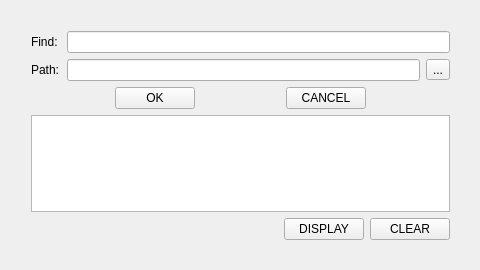
<?xml version="1.0" encoding="UTF-8"?>
<ui version="4.0">
 <class>MainParserWindow</class>
 <widget class="QMainWindow" name="MainParserWindow">
  <property name="geometry">
   <rect>
    <x>0</x>
    <y>0</y>
    <width>480</width>
    <height>270</height>
   </rect>
  </property>
  <property name="minimumSize">
   <size>
    <width>480</width>
    <height>270</height>
   </size>
  </property>
  <property name="maximumSize">
   <size>
    <width>480</width>
    <height>270</height>
   </size>
  </property>
  <property name="windowTitle">
   <string>MainParserWindow</string>
  </property>
  <widget class="QWidget" name="centralWidget">
   <property name="minimumSize">
    <size>
     <width>480</width>
     <height>270</height>
    </size>
   </property>
   <property name="maximumSize">
    <size>
     <width>1000</width>
     <height>1000</height>
    </size>
   </property>
   <widget class="QWidget" name="verticalLayoutWidget">
    <property name="geometry">
     <rect>
      <x>20</x>
      <y>20</y>
      <width>441</width>
      <height>231</height>
     </rect>
    </property>
    <layout class="QVBoxLayout" name="verticalLayout">
     <item>
      <layout class="QHBoxLayout" name="horizontalLayout_2"/>
     </item>
     <item>
      <layout class="QHBoxLayout" name="horizontalLayout_6">
       <item>
        <layout class="QVBoxLayout" name="verticalLayout_3">
         <item>
          <widget class="QLabel" name="URL">
           <property name="text">
            <string>Find: </string>
           </property>
          </widget>
         </item>
         <item>
          <widget class="QLabel" name="Path">
           <property name="text">
            <string>Path:</string>
           </property>
          </widget>
         </item>
        </layout>
       </item>
       <item>
        <layout class="QVBoxLayout" name="verticalLayout_2">
         <item>
          <widget class="QLineEdit" name="RequestLineEdit"/>
         </item>
         <item>
          <layout class="QHBoxLayout" name="horizontalLayout_5">
           <item>
            <widget class="QLineEdit" name="PathLineEdit"/>
           </item>
           <item>
            <widget class="QToolButton" name="FindPath">
             <property name="text">
              <string>...</string>
             </property>
            </widget>
           </item>
          </layout>
         </item>
        </layout>
       </item>
      </layout>
     </item>
     <item>
      <layout class="QHBoxLayout" name="horizontalLayout_3"/>
     </item>
     <item>
      <layout class="QHBoxLayout" name="horizontalLayout">
       <item>
        <spacer name="horizontalSpacer_2">
         <property name="orientation">
          <enum>Qt::Horizontal</enum>
         </property>
         <property name="sizeHint" stdset="0">
          <size>
           <width>40</width>
           <height>20</height>
          </size>
         </property>
        </spacer>
       </item>
       <item>
        <widget class="QPushButton" name="OK">
         <property name="text">
          <string>OK</string>
         </property>
        </widget>
       </item>
       <item>
        <spacer name="horizontalSpacer">
         <property name="orientation">
          <enum>Qt::Horizontal</enum>
         </property>
         <property name="sizeHint" stdset="0">
          <size>
           <width>61</width>
           <height>20</height>
          </size>
         </property>
        </spacer>
       </item>
       <item>
        <widget class="QPushButton" name="CANCEL">
         <property name="text">
          <string>CANCEL</string>
         </property>
        </widget>
       </item>
       <item>
        <spacer name="horizontalSpacer_3">
         <property name="orientation">
          <enum>Qt::Horizontal</enum>
         </property>
         <property name="sizeHint" stdset="0">
          <size>
           <width>40</width>
           <height>20</height>
          </size>
         </property>
        </spacer>
       </item>
      </layout>
     </item>
     <item>
      <widget class="QTextBrowser" name="debugSpace"/>
     </item>
     <item>
      <layout class="QHBoxLayout" name="horizontalLayout_4">
       <item>
        <spacer name="horizontalSpacer_4">
         <property name="orientation">
          <enum>Qt::Horizontal</enum>
         </property>
         <property name="sizeHint" stdset="0">
          <size>
           <width>40</width>
           <height>20</height>
          </size>
         </property>
        </spacer>
       </item>
       <item>
        <widget class="QPushButton" name="DISPLAY">
         <property name="text">
          <string>DISPLAY</string>
         </property>
        </widget>
       </item>
       <item>
        <widget class="QPushButton" name="CLEAR">
         <property name="text">
          <string>CLEAR</string>
         </property>
        </widget>
       </item>
      </layout>
     </item>
    </layout>
   </widget>
  </widget>
 </widget>
 <layoutdefault spacing="6" margin="11"/>
 <resources/>
 <connections/>
</ui>
